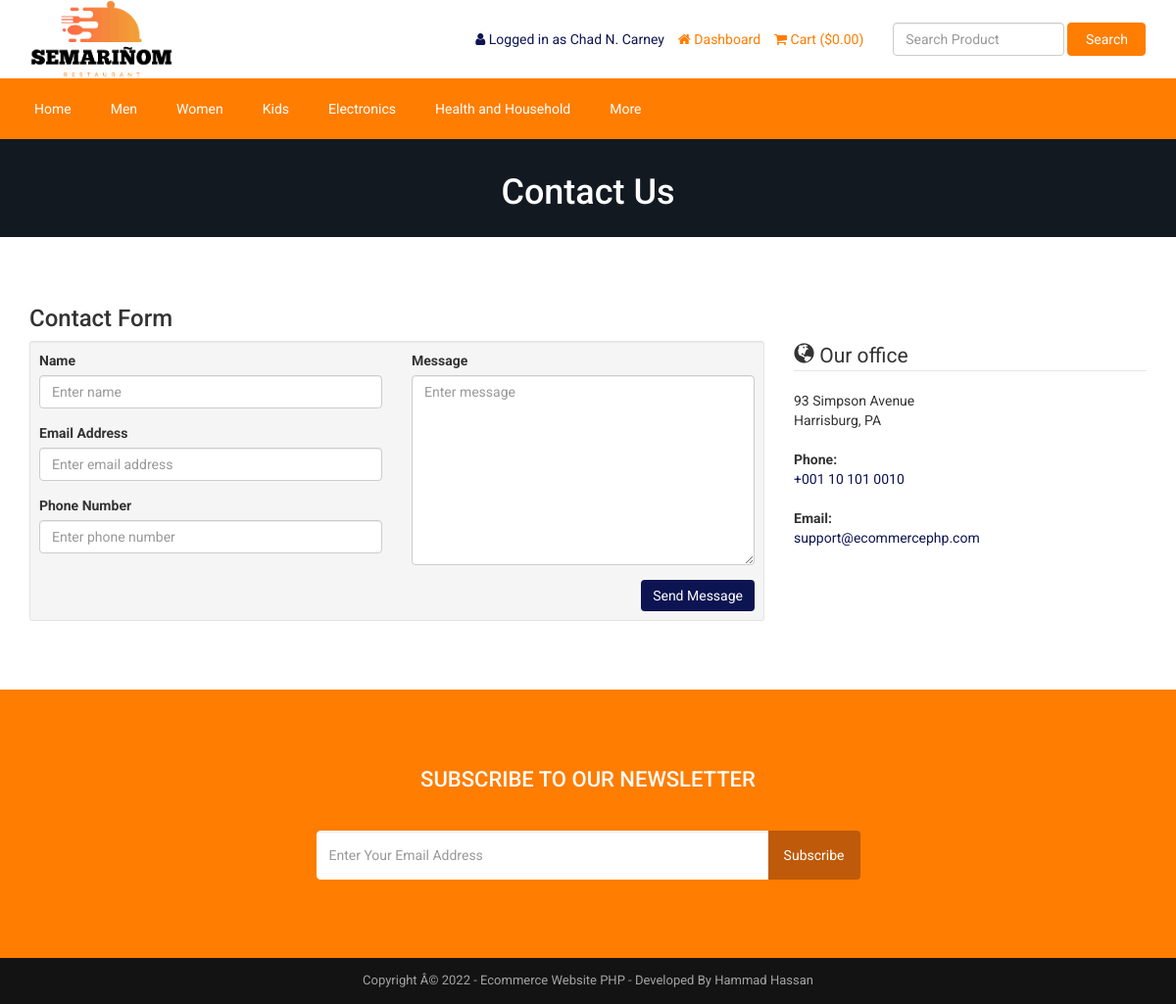
The app's page /contact.php (signed in) with its own data.
### tables this page shows
CREATE TABLE `tbl_top_category` (
  `tcat_id` int(11) NOT NULL,
  `tcat_name` varchar(255) NOT NULL,
  `show_on_menu` int(1) NOT NULL
);

CREATE TABLE `tbl_page` (
  `id` int(11) NOT NULL,
  `about_title` varchar(255) NOT NULL,
  `about_content` text NOT NULL,
  `about_banner` varchar(255) NOT NULL,
  `about_meta_title` varchar(255) NOT NULL,
  `about_meta_keyword` text NOT NULL,
  `about_meta_description` text NOT NULL,
  `faq_title` varchar(255) NOT NULL,
  `faq_banner` varchar(255) NOT NULL,
  `faq_meta_title` varchar(255) NOT NULL,
  `faq_meta_keyword` text NOT NULL,
  `faq_meta_description` text NOT NULL,
  `blog_title` varchar(255) NOT NULL,
  `blog_banner` varchar(255) NOT NULL,
  `blog_meta_title` varchar(255) NOT NULL,
  `blog_meta_keyword` text NOT NULL,
  `blog_meta_description` text NOT NULL,
  `contact_title` varchar(255) NOT NULL,
  `contact_banner` varchar(255) NOT NULL,
  `contact_meta_title` varchar(255) NOT NULL,
  `contact_meta_keyword` text NOT NULL,
  `contact_meta_description` text NOT NULL,
  `pgallery_title` varchar(255) NOT NULL,
  `pgallery_banner` varchar(255) NOT NULL,
  `pgallery_meta_title` varchar(255) NOT NULL,
  `pgallery_meta_keyword` text NOT NULL,
  `pgallery_meta_description` text NOT NULL,
  `vgallery_title` varchar(255) NOT NULL,
  `vgallery_banner` varchar(255) NOT NULL,
  `vgallery_meta_title` varchar(255) NOT NULL,
  `vgallery_meta_keyword` text NOT NULL,
  `vgallery_meta_description` text NOT NULL
);

CREATE TABLE `tbl_settings` (
  `id` int(11) NOT NULL,
  `logo` text(255) NOT NULL,
  `favicon` text(255) NOT NULL,
  `footer_about` text NOT NULL,
  `footer_copyright` text NOT NULL,
  `contact_address` text NOT NULL,
  `contact_email` text(255) NOT NULL,
  `contact_phone` text(255) NOT NULL,
  `contact_fax` text(255) NOT NULL,
  `contact_map_iframe` text NOT NULL,
  `receive_email` text(255) NOT NULL,
  `receive_email_subject` text(255) NOT NULL,
  `receive_email_thank_you_message` text NOT NULL,
  `forget_password_message` text NOT NULL,
  `total_recent_post_footer` int(10) NOT NULL,
  `total_popular_post_footer` int(10) NOT NULL,
  `total_recent_post_sidebar` int(11) NOT NULL,
  `total_popular_post_sidebar` int(11) NOT NULL,
  `total_featured_product_home` int(11) NOT NULL,
  `total_latest_product_home` int(11) NOT NULL,
  `total_popular_product_home` int(11) NOT NULL,
  `meta_title_home` text NOT NULL,
  `meta_keyword_home` text NOT NULL,
  `meta_description_home` text NOT NULL,
  `banner_login` text(255) NOT NULL,
  `banner_registration` text(255) NOT NULL,
  `banner_forget_password` text(255) NOT NULL,
  `banner_reset_password` text(255) NOT NULL,
  `banner_search` text(255) NOT NULL,
  `banner_cart` text(255) NOT NULL,
  `banner_checkout` text(255) NOT NULL,
  `banner_product_category` text(255) NOT NULL,
  `banner_blog` text(255) NOT NULL,
  `cta_title` text(255) NOT NULL,
  `cta_content` text NOT NULL,
  `cta_read_more_text` text(255) NOT NULL,
  `cta_read_more_url` text(255) NOT NULL,
  `cta_photo` text(255) NOT NULL,
  `featured_product_title` text(255) NOT NULL,
  `featured_product_subtitle` text(255) NOT NULL,
  `latest_product_title` text(255) NOT NULL,
  `latest_product_subtitle` text(255) NOT NULL,
  `popular_product_title` text(255) NOT NULL,
  `popular_product_subtitle` text(255) NOT NULL,
  `testimonial_title` text(255) NOT NULL,
  `testimonial_subtitle` text(255) NOT NULL,
  `testimonial_photo` text(255) NOT NULL,
  `blog_title` text(255) NOT NULL,
  `blog_subtitle` text(255) NOT NULL,
  `newsletter_text` text NOT NULL,
  `paypal_email` text(255) NOT NULL,
  `stripe_public_key` text(255) NOT NULL,
  `stripe_secret_key` text(255) NOT NULL,
  `bank_detail` text NOT NULL,
  `before_head` text NOT NULL,
  `after_body` text NOT NULL,
  `before_body` text NOT NULL,
  `home_service_on_off` int(11) NOT NULL,
  `home_welcome_on_off` int(11) NOT NULL,
  `home_featured_product_on_off` int(11) NOT NULL,
  `home_latest_product_on_off` int(11) NOT NULL,
  `home_popular_product_on_off` int(11) NOT NULL,
  `home_testimonial_on_off` int(11) NOT NULL,
  `home_blog_on_off` int(11) NOT NULL,
  `newsletter_on_off` int(11) NOT NULL,
  `ads_above_welcome_on_off` int(1) NOT NULL,
  `ads_above_featured_product_on_off` int(1) NOT NULL,
  `ads_above_latest_product_on_off` int(1) NOT NULL,
  `ads_above_popular_product_on_off` int(1) NOT NULL,
  `ads_above_testimonial_on_off` int(1) NOT NULL,
  `ads_category_sidebar_on_off` int(1) NOT NULL
);

### contact.php (the view, shortened to what this page needs)
<?php require_once('header.php'); ?>
<?php
$statement = $pdo->prepare("SELECT * FROM tbl_page WHERE id=1");
$statement->execute();
$result = $statement->fetchAll(PDO::FETCH_ASSOC);
foreach ($result as $row) {
    $contact_title = $row['contact_title'];
    $contact_banner = $row['contact_banner'];
}
$statement = $pdo->prepare("SELECT * FROM tbl_settings WHERE id=1");
$statement->execute();
$result = $statement->fetchAll(PDO::FETCH_ASSOC);
foreach ($result as $row) {
    $contact_email = $row['contact_email'];
    $contact_phone = $row['contact_phone'];
    $contact_address = $row['contact_address'];
}
?>
<div class="page-banner" style="background-image: url(assets/uploads/<?php echo $contact_banner; ?>);">
    <div class="inner">
        <h1><?php echo $contact_title; ?></h1>
    </div>
</div>
<div class="page">
    <div class="container">
        <div class="row">
            <div class="col-md-12">
                <h3>Contact Form</h3>
                <div class="row cform">
                    <div class="col-md-8">
                        <div class="well well-sm">
                            <form action="" method="post">
                            <div class="row">
                                <div class="col-md-6">
                                    <div class="form-group">
                                        <label for="name">Name</label>
                                        <input type="text" class="form-control" name="visitor_name" placeholder="Enter name">
                                    </div>
                                    <div class="form-group">
                                        <label for="email">Email Address</label>
                                        <input type="email" class="form-control" name="visitor_email" placeholder="Enter email address">
                                    </div>
                                    <div class="form-group">
                                        <label for="email">Phone Number</label>
                                        <input type="text" class="form-control" name="visitor_phone" placeholder="Enter phone number">
                                    </div>
                                </div>
                                <div class="col-md-6">
                                    <div class="form-group">
                                        <label for="name">Message</label>
                                        <textarea name="visitor_message" class="form-control" rows="9" cols="25" placeholder="Enter message"></textarea>
                                    </div>
                                </div>
                                <div class="col-md-12">
                                    <input type="submit" value="Send Message" class="btn btn-primary pull-right" name="form_contact">
                                </div>
                            </div>
                            </form>
                        </div>
                    </div>
                    <div class="col-md-4">
                        <legend><span class="glyphicon glyphicon-globe"></span> Our office</legend>
                        <address>
                            <?php echo nl2br($contact_address); ?>
                        </address>
                        <address>
                            <strong>Phone:</strong><br>
                            <span><?php echo $contact_phone; ?></span>
                        </address>
                        <address>
                            <strong>Email:</strong><br>
                            <a href="mailto:<?php echo $contact_email; ?>"><span><?php echo $contact_email; ?></span></a>
                        </address>
                    </div>
                </div>
            </div>
        </div>
    </div>
</div>
<?php require_once('footer.php'); ?>

### header.php (shortened to what this page needs)
<?php
include("admin/inc/config.php");
$statement = $pdo->prepare("SELECT * FROM tbl_settings WHERE id=1");
$statement->execute();
$result = $statement->fetchAll(PDO::FETCH_ASSOC);
?>
<!DOCTYPE html>
<html lang="en">
<head>
	<link rel="stylesheet" href="assets/css/bootstrap.min.css">
	<link rel="stylesheet" href="assets/css/font-awesome.min.css">
	<link rel="stylesheet" href="assets/css/owl.carousel.min.css">
	<link rel="stylesheet" href="assets/css/owl.theme.default.min.css">
	<link rel="stylesheet" href="assets/css/jquery.bxslider.min.css">
    <link rel="stylesheet" href="assets/css/magnific-popup.css">
    <link rel="stylesheet" href="assets/css/rating.css">
	<link rel="stylesheet" href="assets/css/spacing.css">
	<link rel="stylesheet" href="assets/css/bootstrap-touch-slider.css">
	<link rel="stylesheet" href="assets/css/animate.min.css">
	<link rel="stylesheet" href="assets/css/tree-menu.css">
	<link rel="stylesheet" href="assets/css/select2.min.css">
	<link rel="stylesheet" href="assets/css/main.css">
	<link rel="stylesheet" href="assets/css/responsive.css">
	<?php
	$statement = $pdo->prepare("SELECT * FROM tbl_page WHERE id=1");
	$statement->execute();
	$result = $statement->fetchAll(PDO::FETCH_ASSOC);
		?>
</head>
<body>
<div class="header">
	<div class="container">
		<div class="row inner">
			<div class="col-md-4 logo">
				<a href="index.php"><img src="assets/uploads/logo2.png" alt="logo image"></a>
			</div>
			<div class="col-md-5 right">
				<ul>
					<?php
					if(isset($_SESSION['customer'])) {
						?>
						<li><i class="fa fa-user"></i> <?php echo LANG_VALUE_13; ?> <?php echo $_SESSION['customer']['cust_name']; ?></li>
						<li><a href="dashboard.php"><i class="fa fa-home"></i> <?php echo LANG_VALUE_89; ?></a></li>
						<?php
					} else {
						?>
						<li><a href="login.php"><i class="fa fa-sign-in"></i> <?php echo LANG_VALUE_9; ?></a></li>
						<li><a href="registration.php"><i class="fa fa-user-plus"></i> <?php echo LANG_VALUE_15; ?></a></li>
						<?php
					}
					?>
					<li><a href="cart.php"><i class="fa fa-shopping-cart"></i> <?php echo LANG_VALUE_18; ?> (<?php echo LANG_VALUE_1; ?><?php
					if(isset($_SESSION['cart_p_id'])) {
						$table_total_price = 0;
						$i=0;
	                    foreach($_SESSION['cart_p_qty'] as $key => $value)
	                    {
	                        $i++;
	                        $arr_cart_p_qty[$i] = $value;
	                    }                    $i=0;
	                    foreach($_SESSION['cart_p_current_price'] as $key => $value)
	                    {
	                        $i++;
	                        $arr_cart_p_current_price[$i] = $value;
	                    }
	                    for($i=1;$i<=count($arr_cart_p_qty);$i++) {
	                    	$row_total_price = $arr_cart_p_current_price[$i]*$arr_cart_p_qty[$i];
	                        $table_total_price = $table_total_price + $row_total_price;
	                    }
						echo $table_total_price;
					} else {
						echo '0.00';
					}
					?>)</a></li>
				</ul>
			</div>
			<div class="col-md-3 search-area">
				<form class="navbar-form navbar-left" role="search" action="search-result.php" method="get">
					<div class="form-group">
						<input type="text" class="form-control search-top" placeholder="<?php echo LANG_VALUE_2; ?>" name="search_text">
					</div>
					<button type="submit" class="btn btn-danger"><?php echo LANG_VALUE_3; ?></button>
				</form>
			</div>
		</div>
	</div>
</div>
<div class="nav">
	<div class="container">
		<div class="row">
			<div class="col-md-12 pl_0 pr_0">
				<div class="menu-container">
					<div class="menu">
						<ul>
							<li><a href="index.php">Home</a></li>
							<?php
							$statement = $pdo->prepare("SELECT * FROM tbl_top_category WHERE show_on_menu=1");
							$statement->execute();
							$result = $statement->fetchAll(PDO::FETCH_ASSOC);
							foreach ($result as $row) {
								?>
								<li><a href="product-category.php?id=<?php echo $row['tcat_id']; ?>&type=top-category"><?php echo $row['tcat_name']; ?></a>
								</li>
								<?php
							}
							?>
							<li><a href="">More</a>
							</li>
						</ul>
					</div>
				</div>
			</div>
		</div>
	</div>
</div>

### footer.php (shortened to what this page needs)
<?php
$statement = $pdo->prepare("SELECT * FROM tbl_settings WHERE id=1");
$statement->execute();
$result = $statement->fetchAll(PDO::FETCH_ASSOC);
foreach ($result as $row)
{
	$footer_copyright = $row['footer_copyright'];
    $newsletter_on_off = $row['newsletter_on_off'];
}
?>
<?php if($newsletter_on_off == 1): ?>
<section class="home-newsletter">
	<div class="container">
		<div class="row">
			<div class="col-md-6 col-md-offset-3">
				<div class="single">
				<form action="" method="post">
					<h2><?php echo LANG_VALUE_93; ?></h2>
					<div class="input-group">
			        	<input type="email" class="form-control" placeholder="<?php echo LANG_VALUE_95; ?>" name="email_subscribe">
			         	<span class="input-group-btn">
			         	<button class="btn btn-theme" type="submit" name="form_subscribe"><?php echo LANG_VALUE_92; ?></button>
			         	</span>
			        </div>
				</div>
			</div>
		</div>
	</div>
</section>
<?php endif; ?>
<div class="footer-bottom">
	<div class="container">
		<div class="row">
			<div class="col-md-12 copyright">
				<?php echo $footer_copyright; ?>
			</div>
		</div>
	</div>
</div>
</body>
</html>

### records on screen
tbl_top_category: tcat_name "Men"
tbl_top_category: tcat_name "Women"
tbl_top_category: tcat_name "Kids"
tbl_top_category: tcat_name "Electronics"
tbl_top_category: tcat_name "Health and Household"
tbl_page: contact_banner (picture), contact_title "Contact Us"
tbl_settings: contact_address "93 Simpson Avenue Harrisburg, PA", contact_phone "+001 10 101 0010", contact_email "support@ecommercephp.com", footer_copyright "Copyright Â© 2022 - Ecommerce Website PHP - Developed By Hammad Hassan"

### other values on screen
LANG_VALUE_13 "Logged in as"
$_SESSION['customer']['cust_name'] "Chad N. Carney"
LANG_VALUE_89 "Dashboard"
LANG_VALUE_18 "Cart"
LANG_VALUE_1 "$"
LANG_VALUE_3 "Search"
LANG_VALUE_93 "SUBSCRIBE TO OUR NEWSLETTER"
LANG_VALUE_92 "Subscribe"
